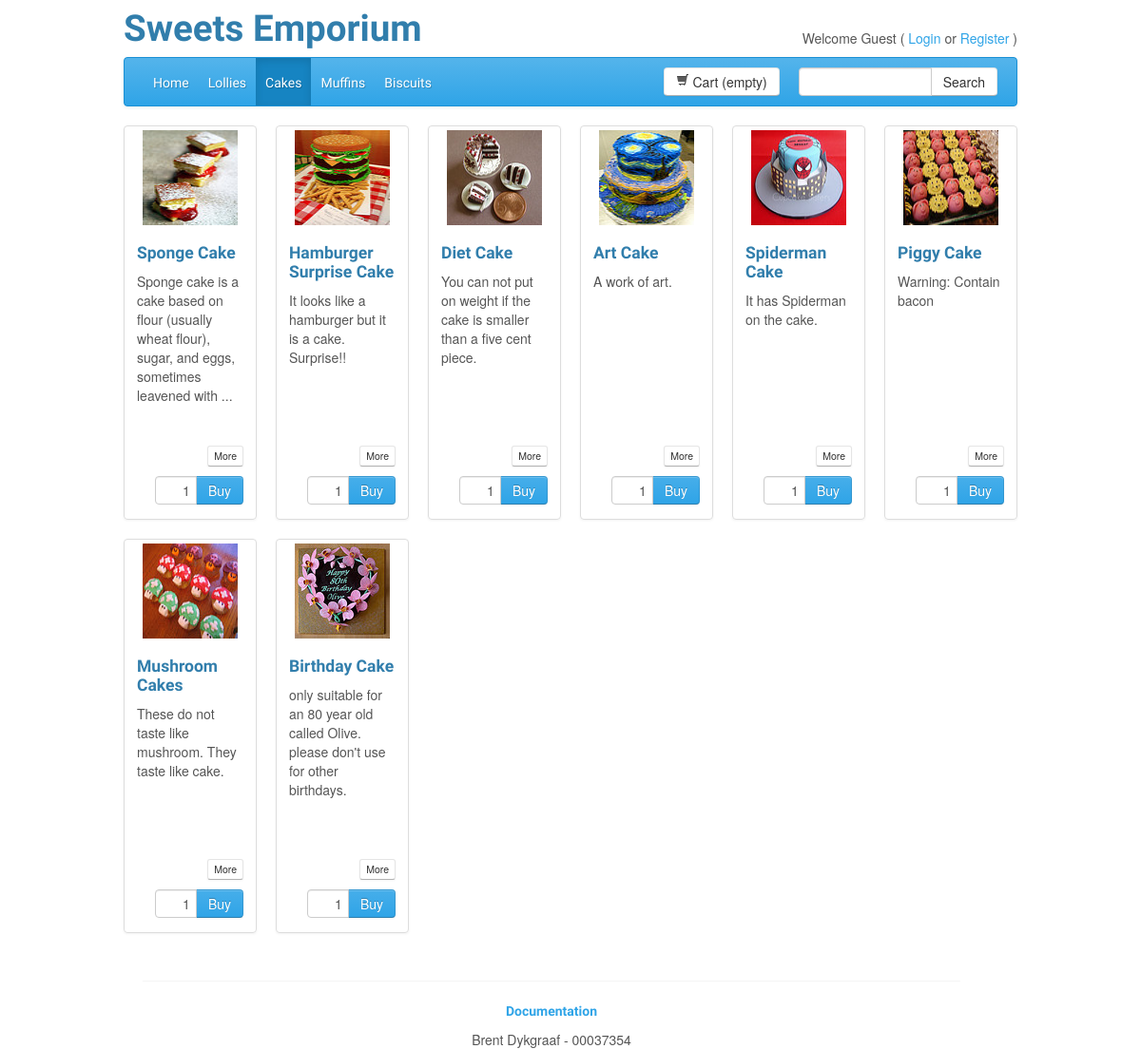
/index.php?s=category&p=2, run on the app's committed database.
### tables this page shows
CREATE TABLE IF NOT EXISTS `products` (
  `productId` int(11) NOT NULL AUTO_INCREMENT,
  `categoryId` int(11) NOT NULL,
  `name` text NOT NULL,
  `description` longtext NOT NULL,
  `weight` int(11) NOT NULL,
  `stock` int(11) NOT NULL,
  `price` decimal(10,2) NOT NULL,
  PRIMARY KEY (`productId`),
  FOREIGN KEY (`categoryId`) REFERENCES categories(`categoryId`)
);

### index.php (called while the page is built, shortened)
<?php
$viewData = array();
include 'application/includes/startup.php';
include 'application/includes/pageController.php';
$layout = new Layout($viewData);
$layout->display();
?>

### application/src/Product.php (called while the page is built, shortened)
<?php
class Product {
	private $productId;
	private $name;
	private $description;
	private $dbConnection;
	public function __construct($productId, $dbConnection){
		$this->productId = $productId;
		$this->dbConnection = $dbConnection;
	}
	public function getName(){
		if (!$this->name){
			$query = "SELECT name FROM products WHERE productId='".mysqli_real_escape_string($this->dbConnection, $this->productId)."'";
			$result = mysqli_query($this->dbConnection, $query);
			$row = $result->fetch_row();
			$this->name = $row[0];
		}
		return $this->name;
	}
	public function getImageName($size = ""){
		$padded = str_pad($this->productId, 4, "0",STR_PAD_LEFT);
		if ($size=="small"){
			$small="s";
		} else {
			$small = "";
		}
		return "public/img/catalog/".$padded.$small.".jpg";
	}
	public function getDescription($size = ""){
		if (!$this->description){
			$query = "SELECT description FROM products WHERE productId='".mysqli_real_escape_string($this->dbConnection, $this->productId)."'";
			$result = mysqli_query($this->dbConnection, $query);
			$row = $result->fetch_row();
			$this->description = $row[0];
		}
		if ($size=="short" && strlen($this->description) > 100){
			return substr($this->description, 0, 100)." ...";
		} else {
			return $this->description;
		}
	}
	public function getProductId(){
		return $this->productId;
	}
}

### application/includes/startup.php (called while the page is built, shortened)
<?php
include 'application/src/Layout.php';
include 'application/src/Product.php';
include 'application/src/Util.php';
$db = new Database();
$dbConnection = $db->getDbConnection();
if(isset($_SESSION["userID"])){
	$viewData["user"] = new User($_SESSION["userID"], $dbConnection);
} else {
	$viewData["user"] = null;
}
if(isset($_SESSION["cartID"])){
	$viewData["cart"] = new Order($_SESSION["cartID"], $dbConnection);
	if ($viewData["user"]){
		$viewData["cart"]->setUserID($viewData["user"]->getUserID());
		$viewData["cart"]->save();
	}
} else {
	if($viewData["user"]){
		if ($viewData["user"]->getCart()){
			$_SESSION["cartID"] = $viewData["user"]->getCart();
			$viewData["cart"] = new Order($_SESSION["cartID"], $dbConnection);
		} else {
			$viewData["cart"] = new Order(null, $dbConnection);
			$viewData["cart"]->setUserID($viewData["user"]->getUserID());
			$viewData["cart"]->save();
			$_SESSION["cartID"] = $viewData["cart"]->getOrderID();
		}
	} else {
		$viewData["cart"] = null;
	}
}
$viewData["screen"] = (isset($_GET['s'])) ? Util::cleanPostText($_GET['s']) : null;
$viewData["page"] = (isset($_GET['p'])) ? Util::cleanPostText($_GET['p']) : null;
$viewData["quantity"] = (isset($_GET['qty'])) ? Util::cleanPostNumber($_GET['qty']) : null;
$viewData["term"] = (isset($_GET['term'])) ? Util::cleanPostText($_GET['term']) : null;

### application/src/Util.php (called while the page is built, shortened)
<?php
class Util{
	public static function cleanPostText($string){
		$clean = trim($string);
		$clean = substr($clean,0,60);
		$clean = preg_replace("/[^A-Za-z0-9 ]/", "", $clean);
		return $clean;
	}
}

### application/includes/pageController.php (called while the page is built, shortened)
<?php
if($viewData["screen"] == "logout" && $viewData["user"] != null){
	session_destroy();
	header("Location: index.php");
} else if($viewData["screen"] == "ajxCartNumOfItems"){
	$viewData["type"] = "ajax";
} else if($viewData["screen"] == "ajxSearch"){
	$viewData["type"] = "ajax";
	$catalog = new Catalog($dbConnection);
	$viewData["searchResult"] = $catalog->search($viewData["term"]);
} else if($viewData["screen"] == "removeItem"){
	$productID = $viewData["page"];
	$orderID = $_SESSION["cartID"];
	$orderItem = new OrderItem($orderID, $productID, $dbConnection);
	$orderItem->delete();
	header("Location: index.php?s=orderview&p=cart");
} else if($viewData["screen"] == "confirmOrder"){
	$viewData["orderID"] = $viewData["cart"]->getorderID();
	$viewData["cart"]->confirmOrder();
	$viewData["cart"] = null;
	$_SESSION["cartID"] = null;
} else if($viewData["screen"] == "product"){
	$viewData["product"] = new Product($viewData["page"], $dbConnection);
} else if($viewData["screen"] == "category"){
	$query = "SELECT * FROM products WHERE categoryId='".$viewData['page']."'";
} else if($viewData["screen"] == "orderview"){
	if ($viewData["page"] == "cart"){
		if (!$viewData["cart"] && $viewData["user"]){
			$_SESSION["cartID"] = $viewData["user"]->getCart();
			$viewData["cart"] = new Order($_SESSION["cartID"], $dbConnection);
		}
	} else {
		$viewData["order"] = new Order($viewData["page"], $dbConnection);
	}
} else if($viewData["screen"] == "register"){
	$viewData["registered"] = null;
	if ($formUsername){
		$user = new User(null, $dbConnection);
		$user->setUsername($formUsername);
		$user->setPassword($formPassword);
		$user->setFirstName($formFirstName);
		$user->setLastName($formLastName);
		$user->setAddress1($formAddress1);
		$user->setAddress2($formAddress2);
		$user->setSuburb($formSuburb);
		$user->setCity($formCity);
		$user->setEmail($formEmail);
		$user->setPhone($formPhone);
		$viewData["registered"] = $user->save();
		$viewData["fmUsername"] = $formUsername;
	}
} else if($viewData["screen"] == "userview"){
} else if($viewData["screen"] == "useredit"){
	$viewData["registered"] = null;
	if ($formFirstName){
		$user = $viewData["user"];
		if ($formPassword){
			$user->setPassword($formPassword);
		}
		$user->setFirstName($formFirstName);
		$user->setLastName($formLastName);
		$user->setAddress1($formAddress1);
		$user->setAddress2($formAddress2);
		$user->setSuburb($formSuburb);
		$user->setCity($formCity);
		$user->setEmail($formEmail);
		$user->setPhone($formPhone);
		$viewData["registered"] = $user->save();
	}
} else if($viewData["screen"] == "history"){
	$viewData["orders"] = $viewData["user"]->getOrders();
} else {
	$viewData["screen"] = "home";
}

### application/templates/pages/category.phtml (the view, shortened to what this page needs)
<div class="container" id="mainContainer">
	<ul class="thumbnails">
	<?php
	foreach ($products as $product){
	?>
		<li class="span2">
			<div class="catThumbnail thumbnail">
				<img alt="<?php echo $product->getName(); ?>" style="width: 100px; height: 100px;" src="<?php echo $product->getImageName("small"); ?>">
				<div class="caption catCaption">
					<a href="index.php?s=product&amp;p=<?php echo $product->getProductId(); ?>">
						<h4><?php echo $product->getName(); ?></h4>
					</a>
					<p><?php echo $product->getDescription("short"); ?></p>
				</div>
				<div class="caption">
					<?php
						$pid = $product->getProductId();
						$tbId = "tbBuy".$pid;
						$bId = "bBuy".$pid;
						$getTb = "$('#".$tbId."')";
					?>
					<a href="index.php?s=product&amp;p=<?php echo $pid; ?>" class="btn-mini btn catButton">More</a>
					<div class="input-append" id="<?php echo $tbId; ?>div">
						<input class="input-mini text-right" id="<?php echo $tbId; ?>" type="text" value="1">
						<button class="btn btn-primary" id="<?php echo $bId; ?>" type="button" onclick="buyMe(<?php echo $pid; ?>,<?php echo $getTb; ?>)">Buy</button>
					</div>
				</div>
			</div>
		</li>
	<?php
	}
	?>
	</ul>
</div>

### public/css/custom.css (style rules this page uses)
.catThumbnail { height: 405px; }
.catButton { float: right ; margin: 0px 0px 10px 0px; }
.catCaption { height: 205px ; }
.input-mini { width: 30px; }
.input-append { float: right; }

### data on the page
products: shows a picture, name "Sponge Cake", description "Sponge cake is a cake based on flour (usually wheat flour), sugar, and eggs, sometimes leavened with ..."
products: shows a picture, name "Hamburger Surprise Cake", description "It looks like a hamburger but it is a cake. Surprise!!"
products: shows a picture, name "Diet Cake", description "You can not put on weight if the cake is smaller than a five cent piece."
products: shows a picture, name "Art Cake", description "A work of art."
products: shows a picture, name "Spiderman Cake", description "It has Spiderman on the cake."
products: shows a picture, name "Piggy Cake", description "Warning: Contain bacon"
products: shows a picture, name "Mushroom Cakes", description "These do not taste like mushroom. They taste like cake."
products: shows a picture, name "Birthday Cake", description "only suitable for an 80 year old called Olive. please don't use for other birthdays."

### other printed values
$numItems "empty"
